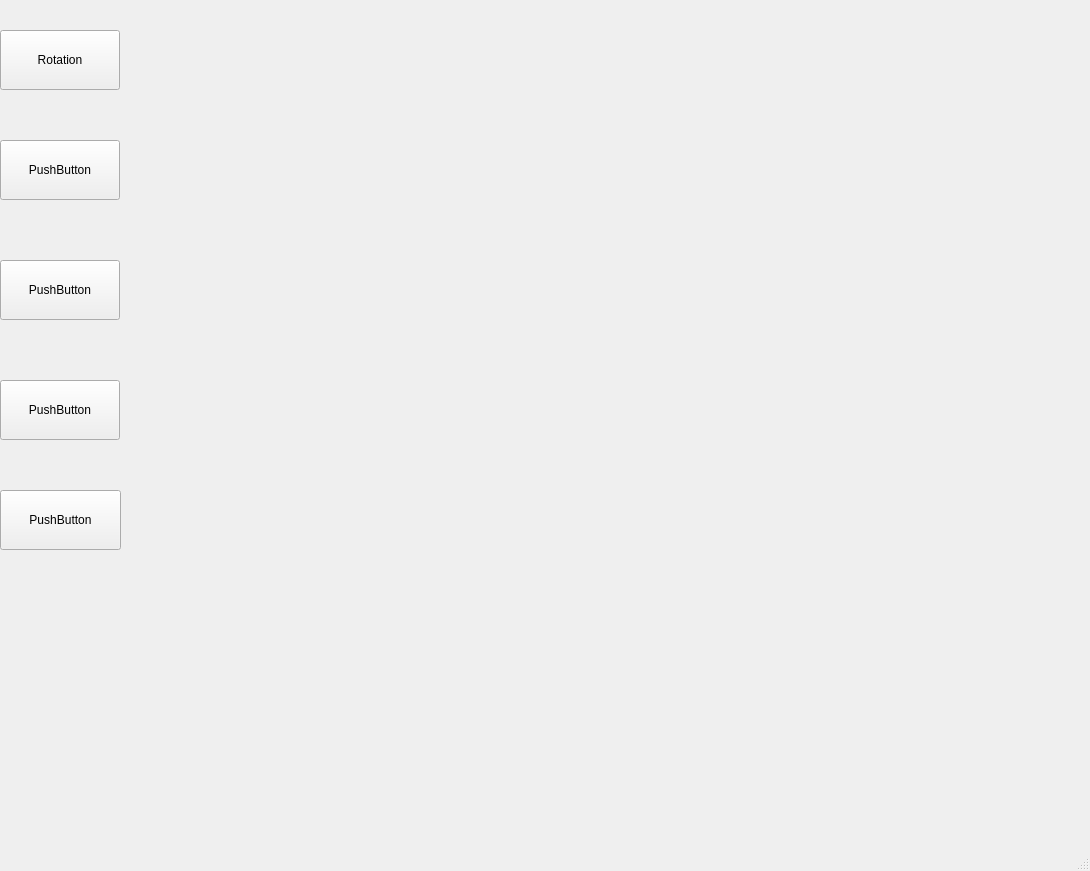
<?xml version="1.0" encoding="UTF-8"?>
<ui version="4.0">
 <class>MainWindow</class>
 <widget class="QMainWindow" name="MainWindow">
  <property name="geometry">
   <rect>
    <x>0</x>
    <y>0</y>
    <width>1090</width>
    <height>871</height>
   </rect>
  </property>
  <property name="windowTitle">
   <string>MainWindow</string>
  </property>
  <widget class="QWidget" name="centralwidget">
   <widget class="QPushButton" name="pushButton">
    <property name="geometry">
     <rect>
      <x>0</x>
      <y>30</y>
      <width>120</width>
      <height>60</height>
     </rect>
    </property>
    <property name="text">
     <string>Rotation</string>
    </property>
   </widget>
   <widget class="QPushButton" name="pushButton_2">
    <property name="geometry">
     <rect>
      <x>0</x>
      <y>140</y>
      <width>120</width>
      <height>60</height>
     </rect>
    </property>
    <property name="text">
     <string>PushButton</string>
    </property>
   </widget>
   <widget class="QPushButton" name="pushButton_3">
    <property name="geometry">
     <rect>
      <x>0</x>
      <y>260</y>
      <width>120</width>
      <height>60</height>
     </rect>
    </property>
    <property name="text">
     <string>PushButton</string>
    </property>
   </widget>
   <widget class="QPushButton" name="pushButton_4">
    <property name="geometry">
     <rect>
      <x>0</x>
      <y>380</y>
      <width>120</width>
      <height>60</height>
     </rect>
    </property>
    <property name="text">
     <string>PushButton</string>
    </property>
   </widget>
   <widget class="QPushButton" name="pushButton_5">
    <property name="geometry">
     <rect>
      <x>0</x>
      <y>490</y>
      <width>121</width>
      <height>60</height>
     </rect>
    </property>
    <property name="text">
     <string>PushButton</string>
    </property>
   </widget>
  </widget>
  <widget class="QMenuBar" name="menubar">
   <property name="geometry">
    <rect>
     <x>0</x>
     <y>0</y>
     <width>1090</width>
     <height>26</height>
    </rect>
   </property>
  </widget>
  <widget class="QStatusBar" name="statusbar"/>
 </widget>
 <resources/>
 <connections/>
</ui>
